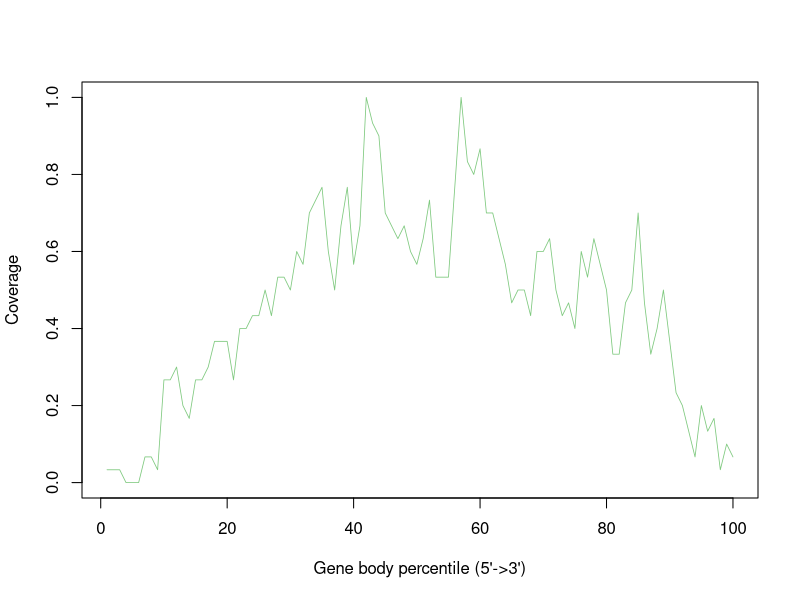

This chart was generated by the following R code:
GSM4486051_Aligned.sortedByCoord_sorted.out <- c(0.03333333333333333,0.03333333333333333,0.03333333333333333,0.0,0.0,0.0,0.06666666666666667,0.06666666666666667,0.03333333333333333,0.26666666666666666,0.26666666666666666,0.3,0.2,0.16666666666666666,0.26666666666666666,0.26666666666666666,0.3,0.36666666666666664,0.36666666666666664,0.36666666666666664,0.26666666666666666,0.4,0.4,0.43333333333333335,0.43333333333333335,0.5,0.43333333333333335,0.5333333333333333,0.5333333333333333,0.5,0.6,0.5666666666666667,0.7,0.7333333333333333,0.7666666666666667,0.6,0.5,0.6666666666666666,0.7666666666666667,0.5666666666666667,0.6666666666666666,1.0,0.9333333333333333,0.9,0.7,0.6666666666666666,0.6333333333333333,0.6666666666666666,0.6,0.5666666666666667,0.6333333333333333,0.7333333333333333,0.5333333333333333,0.5333333333333333,0.5333333333333333,0.7666666666666667,1.0,0.8333333333333334,0.8,0.8666666666666667,0.7,0.7,0.6333333333333333,0.5666666666666667,0.4666666666666667,0.5,0.5,0.43333333333333335,0.6,0.6,0.6333333333333333,0.5,0.43333333333333335,0.4666666666666667,0.4,0.6,0.5333333333333333,0.6333333333333333,0.5666666666666667,0.5,0.3333333333333333,0.3333333333333333,0.4666666666666667,0.5,0.7,0.4666666666666667,0.3333333333333333,0.4,0.5,0.36666666666666664,0.23333333333333334,0.2,0.13333333333333333,0.06666666666666667,0.2,0.13333333333333333,0.16666666666666666,0.03333333333333333,0.1,0.06666666666666667)


pdf("GSM4486051.geneBodyCoverage.curves.pdf")
x=1:100
icolor = colorRampPalette(c("#7fc97f","#beaed4","#fdc086","#ffff99","#386cb0","#f0027f"))(1)
plot(x,GSM4486051_Aligned.sortedByCoord_sorted.out,type='l',xlab="Gene body percentile (5'->3')", ylab="Coverage",lwd=0.8,col=icolor[1])
dev.off()
